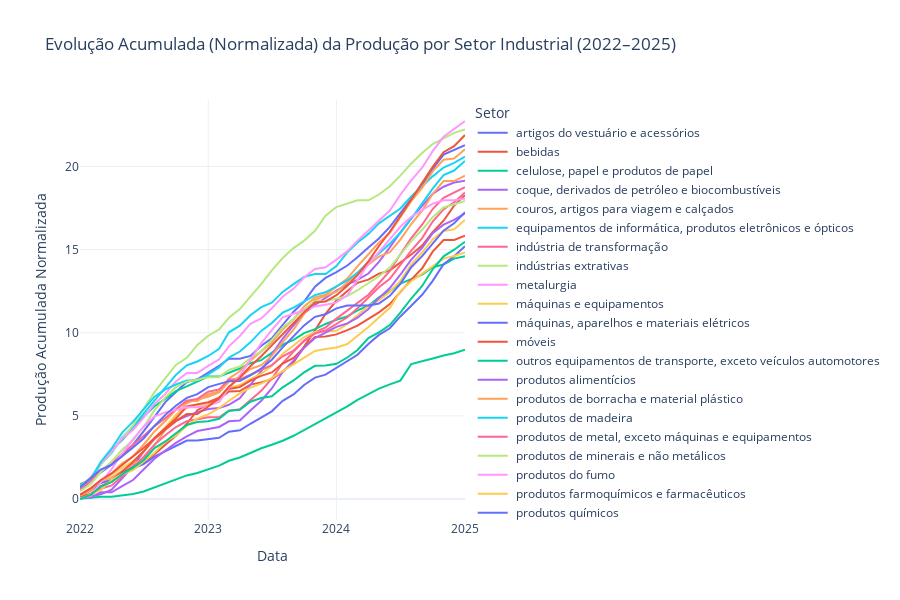

The cell this chart's notebook holds for it:
### Markdown cell above
Apesar de serem dados que progridem no tempo (afetando o uso do boxplot), percebe-se que itens com maior intervalo interquartil podem mostrar eventual evolução rápida. 

Além disso, alguns casos de outliers são detectados, mas optou-se por não excluir. O motivo é simples: pode haver algum sentido.

### Code cell
from sklearn.preprocessing import MinMaxScaler
import plotly.graph_objects as go
import pandas as pd

# Normalizar os dados (Min-Max)
scaler = MinMaxScaler()
dados_normalizados = pd.DataFrame(
    scaler.fit_transform(dados_producao_modificado),
    columns=dados_producao_modificado.columns,
    index=dados_producao_modificado.index
)

# Calcular acumulado ao longo do tempo
dados_acumulados = dados_normalizados.cumsum()

# Criar figura Plotly
fig = go.Figure()

for coluna in dados_acumulados.columns:
    fig.add_trace(go.Scatter(
        x=dados_acumulados.index,
        y=dados_acumulados[coluna],
        mode='lines',
        name=coluna
    ))

fig.update_layout(
    title='Evolução Acumulada (Normalizada) da Produção por Setor Industrial (2022–2025)',
    xaxis_title='Data',
    yaxis_title='Produção Acumulada Normalizada',
    legend_title='Setor',
    template='plotly_white',
    hovermode='x unified',
    height=600
)

fig.show()
